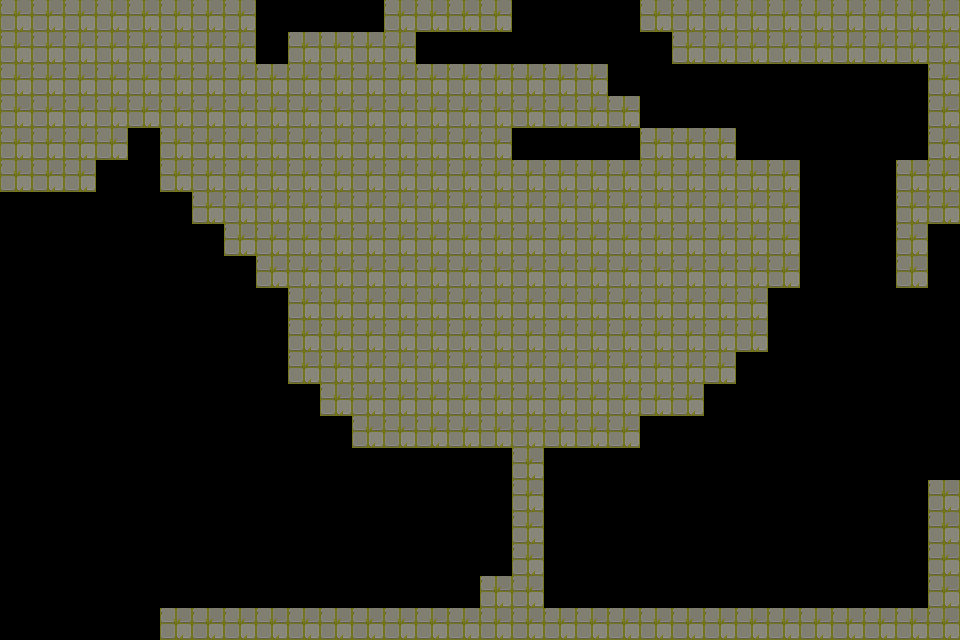

Below is a game level as drawn by its tile map, then a one-line description and the .tmx file that defines it, in full:
An orthogonal 30x20 tile map with 32x32 px tiles, 1 tile layer (Tile Layer 1) and 2 objects (spawnpoint).

<map version="1.10" tiledversion="1.11.1" orientation="orthogonal" renderorder="right-down" width="30" height="20" tilewidth="32" tileheight="32" infinite="0" nextlayerid="5" nextobjectid="15">
 <tileset firstgid="1" source="../../TX Tileset Grass.tsx" />
 <layer id="1" name="Tile Layer 1" width="30" height="20">
  <data encoding="csv">
34,34,34,34,34,34,34,34,0,0,0,0,34,34,34,34,0,0,0,0,34,34,34,34,34,34,34,34,34,34,
34,34,34,34,34,34,34,34,0,34,34,34,34,0,0,0,0,0,0,0,0,34,34,34,34,34,34,34,34,34,
34,34,34,34,34,34,34,34,34,34,34,34,34,34,34,34,34,34,34,0,0,0,0,0,0,0,0,0,0,34,
34,34,34,34,34,34,34,34,34,34,34,34,34,34,34,34,34,34,34,34,0,0,0,0,0,0,0,0,0,34,
34,34,34,34,0,34,34,34,34,34,34,34,34,34,34,34,0,0,0,0,34,34,34,0,0,0,0,0,0,34,
34,34,34,0,0,34,34,34,34,34,34,34,34,34,34,34,34,34,34,34,34,34,34,34,34,0,0,0,34,34,
0,0,0,0,0,0,34,34,34,34,34,34,34,34,34,34,34,34,34,34,34,34,34,34,34,0,0,0,34,34,
0,0,0,0,0,0,0,34,34,34,34,34,34,34,34,34,34,34,34,34,34,34,34,34,34,0,0,0,34,0,
0,0,0,0,0,0,0,0,34,34,34,34,34,34,34,34,34,34,34,34,34,34,34,34,34,0,0,0,34,0,
0,0,0,0,0,0,0,0,0,34,34,34,34,34,34,34,34,34,34,34,34,34,34,34,0,0,0,0,0,0,
0,0,0,0,0,0,0,0,0,34,34,34,34,34,34,34,34,34,34,34,34,34,34,34,0,0,0,0,0,0,
0,0,0,0,0,0,0,0,0,34,34,34,34,34,34,34,34,34,34,34,34,34,34,0,0,0,0,0,0,0,
0,0,0,0,0,0,0,0,0,0,34,34,34,34,34,34,34,34,34,34,34,34,0,0,0,0,0,0,0,0,
0,0,0,0,0,0,0,0,0,0,0,34,34,34,34,34,34,34,34,34,0,0,0,0,0,0,0,0,0,0,
0,0,0,0,0,0,0,0,0,0,0,0,0,0,0,0,34,0,0,0,0,0,0,0,0,0,0,0,0,0,
0,0,0,0,0,0,0,0,0,0,0,0,0,0,0,0,34,0,0,0,0,0,0,0,0,0,0,0,0,34,
0,0,0,0,0,0,0,0,0,0,0,0,0,0,0,0,34,0,0,0,0,0,0,0,0,0,0,0,0,34,
0,0,0,0,0,0,0,0,0,0,0,0,0,0,0,0,34,0,0,0,0,0,0,0,0,0,0,0,0,34,
0,0,0,0,0,0,0,0,0,0,0,0,0,0,0,34,34,0,0,0,0,0,0,0,0,0,0,0,0,34,
0,0,0,0,0,34,34,34,34,34,34,34,34,34,34,34,34,34,34,34,34,34,34,34,34,34,34,34,34,34
</data>
 </layer>
 <objectgroup id="2" name="test">
  <object id="1" name="spawnpoint" x="480" y="46">
   <point />
  </object>
 </objectgroup>
 <group id="3" name="zone">
  <objectgroup id="4" name="doors">
   <object id="12" x="224.667" y="12" width="101.333" height="52.6667">
    <properties>
     <property name="facing" propertytype="FacingDirection" value="NORTH" />
     <property name="toDoorId" type="int" value="67" />
     <property name="toRoomName" value="museum" />
    </properties>
   </object>
  </objectgroup>
 </group>
</map>
